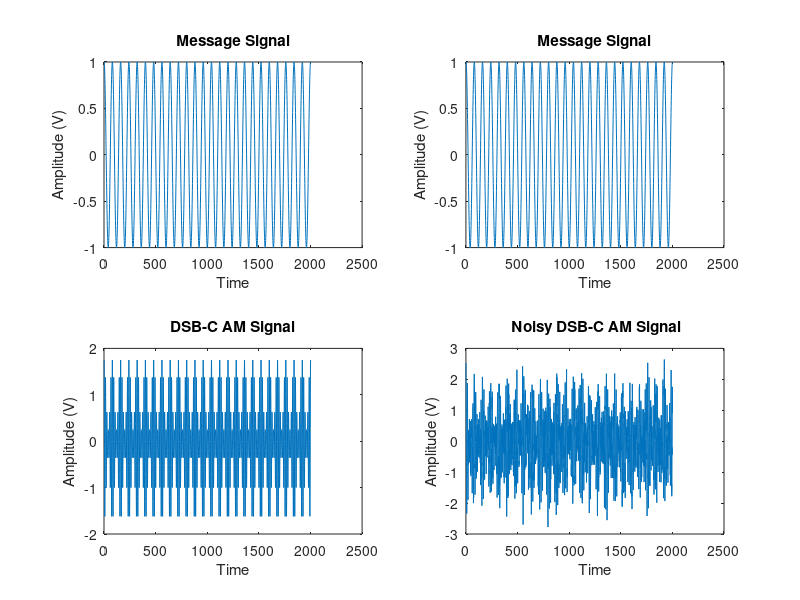

Reproduce this figure in MATLAB. (Note: this script raises an error after producing the figure.)
clc
clear all
close all

%%Sampling frequency selection
fs=4e3;
dt=1/fs;
t=0:dt:.5;

%Meassage Signal
Am=1;
fm=50;
m_t=Am*cos(2*pi*fm*t);

%Carrier Signal
Ac=1;
fc=300;
c_t=Ac*cos(2*pi*fc*t);

%DSB-C MODULATED SIGNAL
m=0.75; 
s_t=Ac*(1+m*m_t).*c_t;


%DEMODULATION OF DSB-C SIGNAL (Coherrent detection)
xx_t=s_t.*c_t;
fc = 50; 
[b,a] = butter(2,fc/(fs/2));
m1_t = filter(b,a,xx_t);

%DEMODULATION OF DSB-C SIGNAL (Envelope detection)
s1_t=s_t;
for(i=1:length(s1_t))
    if(s1_t(i)<0)
        s1_t(i)=0;
    end
end
fc = 50; 
[b,a] = butter(2,fc/(fs/2));
m11_t = filter(b,a,s1_t);


% MODULATED SIGNAL AFFECTED BY AWGN NOISE AT SNR  5 dB
sn_t=awgn(s_t,5,'measured');

%DEMODULATION OF NOISY DSB-C SIGNAL (Coherent detection)
xx1_t=sn_t.*c_t;
fc = 50; 
[b,a] = butter(2,fc/(fs/2));
m1_n_t = filter(b,a,xx1_t);


%DEMODULATION OF NOISY DSB-C SIGNAL (Envelope detection)
sn1_t=sn_t;
for(i=1:length(sn1_t))
    if(sn1_t(i)<0)
        sn1_t(i)=0;
    end
end
fc = 50; 
[b,a] = butter(2,fc/(fs/2));
m11_n_t = filter(b,a,sn1_t);


%FIGURE PLOTTING IN TIME DOMAIN
figure
subplot(2,2,1)
plot(m_t);
xlabel('Time');
ylabel('Amplitude (V)');
title('Message Signal')
subplot(2,2,2)
plot(m_t);
xlabel('Time');
ylabel('Amplitude (V)');
title('Message Signal')
subplot(2,2,3)
plot(s_t);
xlabel('Time');
ylabel('Amplitude (V)');
title('DSB-C AM Signal')
subplot(2,2,4)
plot(sn_t);
xlabel('Time');
ylabel('Amplitude (V)');
title(' Noisy DSB-C AM Signal')
suptitle('Message, Modulated signal, Noisy modulated signal (Time Domain)')

%FIGURE PLOTTING IN FREQUNECY DOMAIN for using periodogram
% figure
% subplot(2,2,1)
% plot(m_t);
% periodogram(m_t,[],length(m_t),fs,'centered')
% title('Message Signal')
% subplot(2,2,2)
% periodogram(m_t,[],length(m_t),fs,'centered')
% title('Message Signal')
% subplot(2,2,3)
% periodogram(s_t,[],length(s_t),fs,'centered')
% title('DSB-C AM Signal')
% subplot(2,2,4)
% periodogram(sn_t,[],length(sn_t),fs,'centered')
% title(' Noisy DSB-C AM Signal')
% suptitle('Message, Modulated signal, Noisy modulated signal (Frequency Domain)')
% 

%FIGURE PLOTTING IN FREQUNECY DOMAIN for using fft
figure
subplot(2,2,1)
plot(m_t);
frequency_domain(m_t,fs)
title('Message Signal')
subplot(2,2,2)
frequency_domain(m_t,fs)
title('Message Signal')
subplot(2,2,3)
frequency_domain(s_t,fs)
title('DSB-C AM Signal')
subplot(2,2,4)
frequency_domain(sn_t,fs)
title(' Noisy DSB-C AM Signal')
suptitle('Message, Modulated signal, Noisy modulated signal (Frequency Domain)')


%FIGURE PLOTTING IN TIME DOMAIN
figure
subplot(3,2,1)
plot(s_t);
xlabel('Time');
ylabel('Amplitude (V)');
title('DSB-C AM Signal')
subplot(3,2,2)
plot(sn_t);
xlabel('Time');
ylabel('Amplitude (V)');
title(' Noisy DSB-C AM Signal')
subplot(3,2,3)
plot(m11_t);
xlabel('Time');
ylabel('Amplitude (V)');
title('Demodulated Signal (Envelop det.)')
subplot(3,2,4)
plot(m11_n_t);
xlabel('Time');
ylabel('Amplitude (V)');
title('Noisy Demodulated Signal (Envelop det.)')
subplot(3,2,5)
plot(m1_t);
xlabel('Time');
ylabel('Amplitude (V)');
title('Demodulated Signal (Coherent det.)')
subplot(3,2,6)
plot(m1_n_t);
xlabel('Time');
ylabel('Amplitude (V)');
title('Noisy Demodulated Signal (Coherent det.)')
suptitle('Modulated signal, Demodulated signals (Time Domain)')




%FIGURE PLOTTING IN FREQUNECY DOMAIN
figure
subplot(3,2,1)
frequency_domain(s_t,fs)
title('DSB-C AM Signal')
subplot(3,2,2)
frequency_domain(sn_t,fs)
title(' Noisy DSB-C AM Signal')
subplot(3,2,3)
frequency_domain(m11_t,fs)
title('Demodulated Signal (Envelop det.)')
subplot(3,2,4)
frequency_domain(m11_n_t,fs)
title('Noisy Demodulated Signal (Envelop det.)')
subplot(3,2,5)
frequency_domain(m1_t,fs)
title('Demodulated Signal (Coherent det.)')
subplot(3,2,6)
frequency_domain(m1_n_t,fs)
title('Noisy Demodulated Signal (Coherent det.)')
suptitle('Modulated signal, Demodulated signals (Frequency Domain)')
